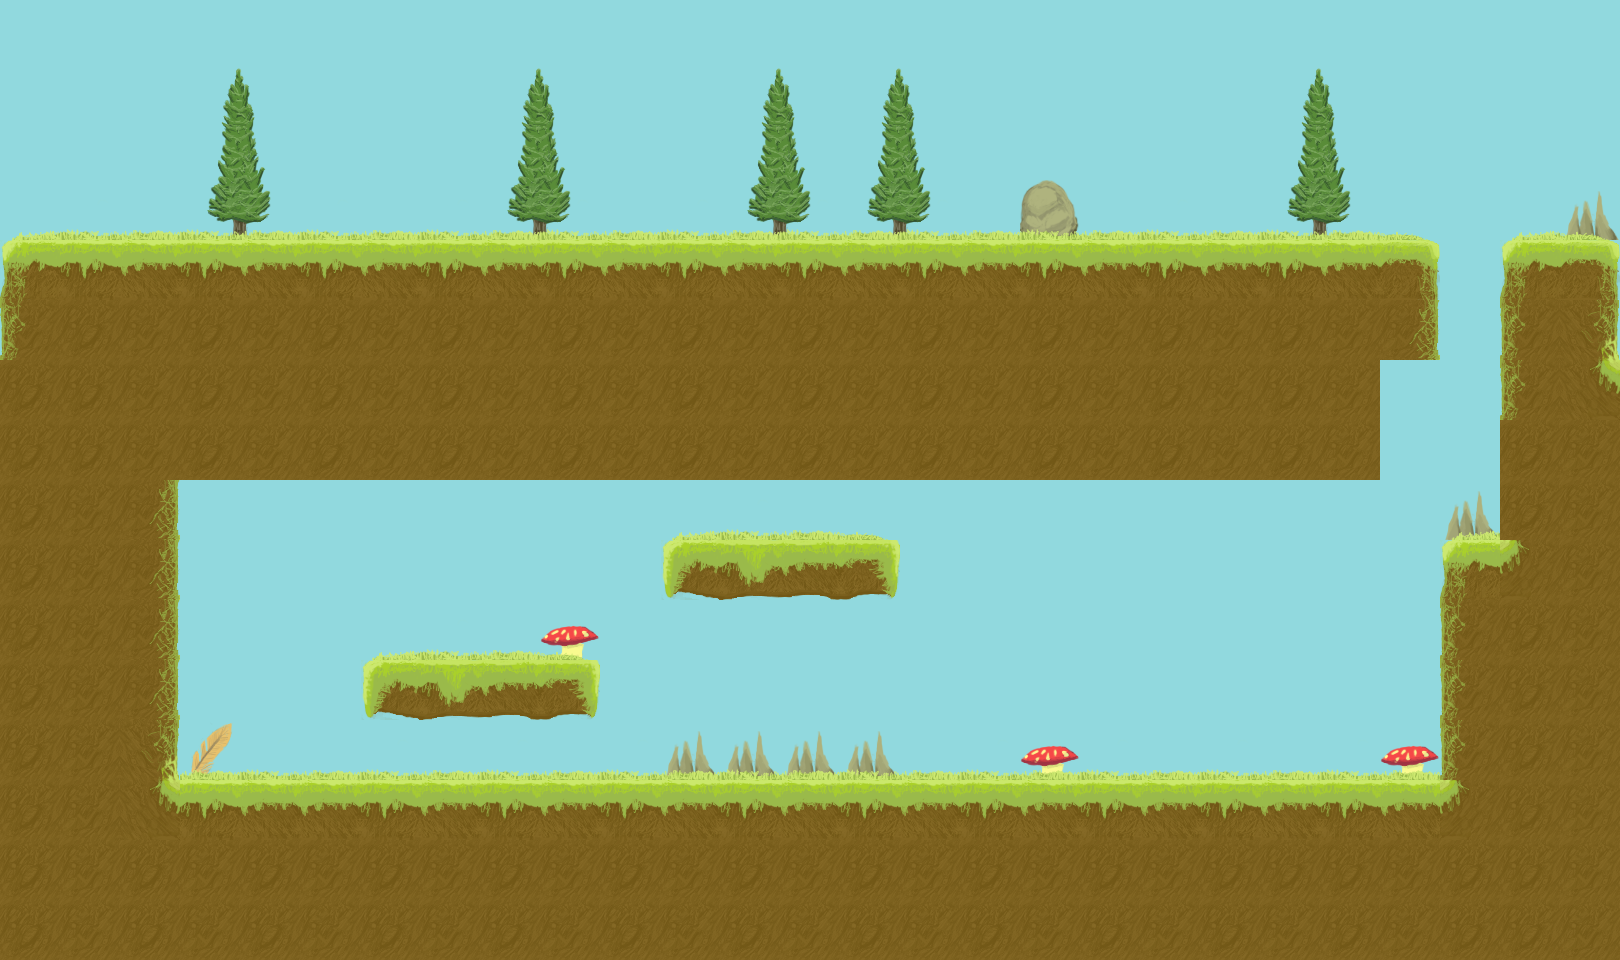

This game map was drawn from its Tiled (.tmx) file and the tilesets committed beside it. A one-line description and the trimmed map source follow:
An orthogonal 27x16 tile map with 60x60 px tiles, 3 tile layers (bg, Tile Layer 1, grass), 2 tilesets.

<map version="1.0" orientation="orthogonal" renderorder="right-down" width="27" height="16" tilewidth="60" tileheight="60" nextobjectid="1">
 <tileset firstgid="1" name="Tiles" tilewidth="60" tileheight="60" tilecount="49" columns="7">
  <image source="Tiles.png" width="420" height="420" />
 </tileset>
 <tileset firstgid="50" name="NewTiles" tilewidth="60" tileheight="60" tilecount="49" columns="7">
  <image source="AlTiles.png" width="420" height="420" />
 </tileset>
 <layer name="bg" width="27" height="16">
  <data>[432 cells, 432 non-empty, 1 distinct tile ids]</data>
 </layer>
 <layer name="Tile Layer 1" width="27" height="16">
  <data>[432 cells, 261 non-empty, 27 distinct tile ids]</data>
 </layer>
 <layer name="grass" width="27" height="16">
  <data>[432 cells, 56 non-empty, 4 distinct tile ids]</data>
 </layer>
</map>
